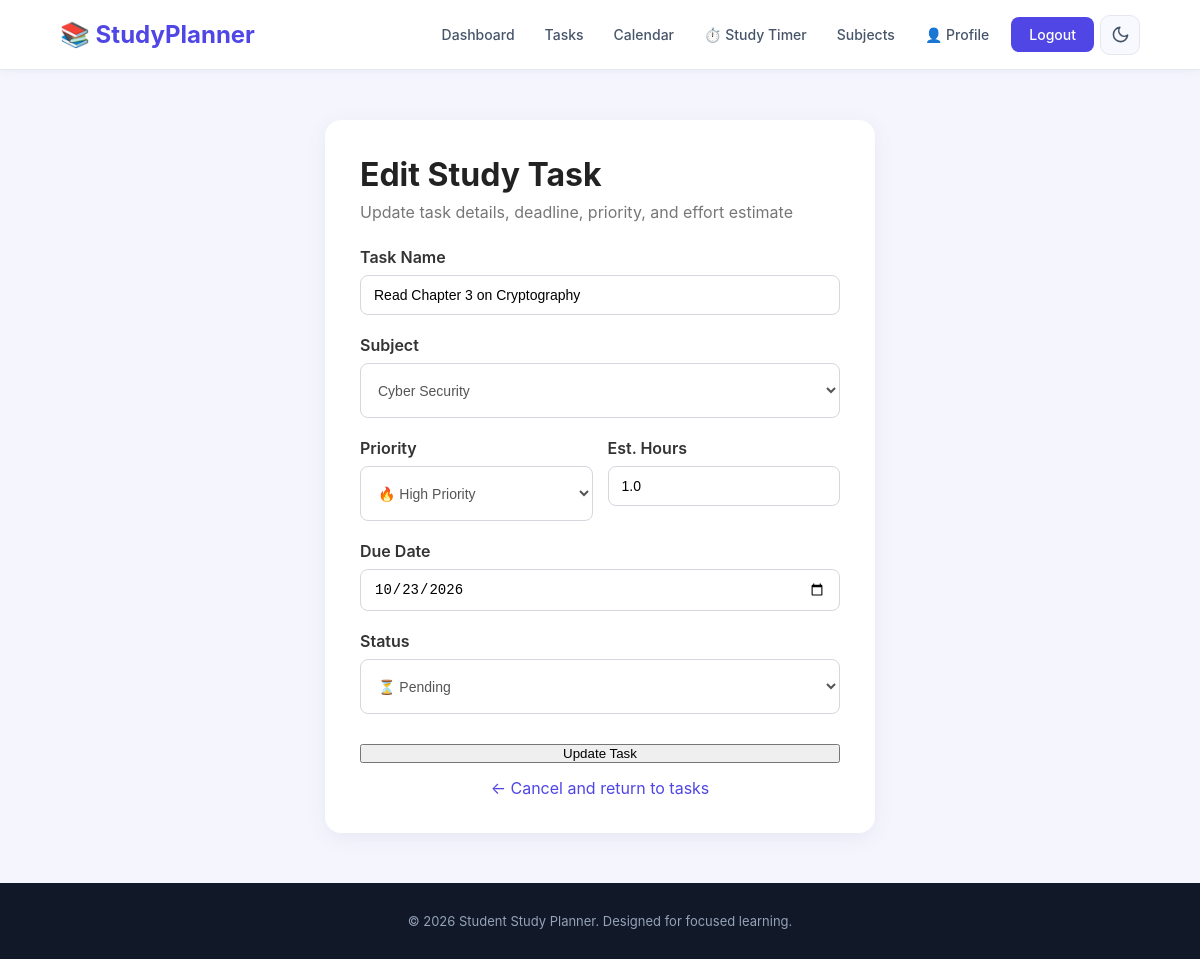
The app's page /edit_task.php?id=3 (signed in) with its own data.
### tables this page shows
CREATE TABLE IF NOT EXISTS `tasks` (
  `id` int(11) NOT NULL AUTO_INCREMENT,
  `user_id` int(11) NOT NULL,
  `subject_id` int(11) NOT NULL,
  `task_name` varchar(200) NOT NULL,
  `due_date` date NOT NULL,
  `priority` enum('low','medium','high') NOT NULL DEFAULT 'medium',
  `estimated_hours` decimal(4,1) NOT NULL DEFAULT 1.0,
  `status` enum('pending','completed') NOT NULL DEFAULT 'pending',
  `created_at` timestamp NOT NULL DEFAULT current_timestamp(),
  PRIMARY KEY (`id`),
  KEY `idx_tasks_user_id` (`user_id`),
  KEY `idx_tasks_subject_id` (`subject_id`),
  KEY `idx_tasks_due_date` (`due_date`),
  KEY `idx_tasks_status` (`status`),
  KEY `idx_tasks_priority` (`priority`),
  CONSTRAINT `fk_tasks_user` FOREIGN KEY (`user_id`)
    REFERENCES `users` (`id`) ON DELETE CASCADE,
  CONSTRAINT `fk_tasks_subject` FOREIGN KEY (`subject_id`)
    REFERENCES `subjects` (`id`) ON DELETE CASCADE
);

### includes/auth.php (called while the page is built, shortened)
<?php
function require_student_login(): int {
    return (int)$_SESSION['user_id'];
}

### includes/functions.php (called while the page is built, shortened)
<?php
function e(?string $value): string {
    return htmlspecialchars($value ?? '', ENT_QUOTES, 'UTF-8');
}

### edit_task.php (the view, shortened to what this page needs)
<?php
require_once __DIR__ . '/config/database.php';
require_once __DIR__ . '/includes/auth.php';
require_once __DIR__ . '/includes/functions.php';
$userId = require_student_login();
$taskId = (int)($_GET["id"] ?? 0);
$stmt = $conn->prepare("
    SELECT id, task_name, subject_id, due_date, status,
           COALESCE(priority, 'medium') AS priority,
           COALESCE(estimated_hours, 1.0) AS estimated_hours
    FROM tasks
    WHERE id = ? AND user_id = ?
    LIMIT 1
");
$stmt->bind_param("ii", $taskId, $userId);
$stmt->execute();
$task = $stmt->get_result()->fetch_assoc();
$subStmt = $conn->prepare("SELECT id, subject_name FROM subjects WHERE user_id = ? ORDER BY subject_name ASC");
$subStmt->bind_param("i", $userId);
$subStmt->execute();
$subjects = $subStmt->get_result();
include __DIR__ . '/includes/header.php';
?>
<div class="form-container">
    <h1>Edit Study Task</h1>
    <p class="form-subtitle">Update task details, deadline, priority, and effort estimate</p>
    <form method="POST" action="edit_task.php?id=<?php echo $taskId; ?>">
        <div class="form-group">
            <label for="task_name">Task Name</label>
            <input
                type="text"
                id="task_name"
                name="task_name"
                value="<?php echo e($_POST['task_name'] ?? $task['task_name']); ?>"
                required
                maxlength="200"
            >
        </div>
        <div class="form-group">
            <label for="subject_id">Subject</label>
            <select id="subject_id" name="subject_id" required>
                <?php
                $currentSubId = (int)($_POST['subject_id'] ?? $task['subject_id']);
                $subjects->data_seek(0);
                while ($sub = $subjects->fetch_assoc()):
                    $selected = ($currentSubId === (int)$sub['id']) ? 'selected' : '';
                ?>
                    <option value="<?php echo (int)$sub['id']; ?>" <?php echo $selected; ?>>
                        <?php echo e($sub['subject_name']); ?>
                    </option>
                <?php endwhile; ?>
            </select>
        </div>
        <div style="display: grid; grid-template-columns: 1fr 1fr; gap: 15px;">
            <div class="form-group">
                <label for="priority">Priority</label>
                <?php $currPriority = $_POST['priority'] ?? $task['priority']; ?>
                <select id="priority" name="priority" required>
                    <option value="high" <?php echo $currPriority === 'high' ? 'selected' : ''; ?>>🔥 High Priority</option>
                </select>
            </div>
            <div class="form-group">
                <label for="estimated_hours">Est. Hours</label>
                <input
                    type="number"
                    id="estimated_hours"
                    name="estimated_hours"
                    min="0.5"
                    max="24"
                    step="0.5"
                    value="<?php echo e($_POST['estimated_hours'] ?? (string)$task['estimated_hours']); ?>"
                    required
                >
            </div>
        </div>
        <div class="form-group">
            <label for="due_date">Due Date</label>
            <input
                type="date"
                id="due_date"
                name="due_date"
                value="<?php echo e($_POST['due_date'] ?? $task['due_date']); ?>"
                required
            >
        </div>
        <div class="form-group">
            <label for="status">Status</label>
            <select id="status" name="status" required>
                <?php $currentStatus = $_POST['status'] ?? $task['status']; ?>
                <option value="pending" <?php echo $currentStatus === 'pending' ? 'selected' : ''; ?>>⏳ Pending</option>
            </select>
        </div>
        <button type="submit" class="register-btn" style="width: 100%; margin-top: 10px;">Update Task</button>
        <a href="tasks.php" class="back-home" style="display:block; text-align: center; margin-top: 15px; color:#4f46e5; text-decoration: none;">← Cancel and return to tasks</a>
    </form>
</div>
<?php
include __DIR__ . '/includes/footer.php';
?>

### css/style.css (style rules this page uses)
* { margin: 0; padding: 0; box-sizing: border-box; }
body { font-family: Arial, sans-serif; background: #f7f8ff; color: #222; }
.form-container { width: 90%; max-width: 550px; margin: 50px auto; background: white; padding: 35px; border-radius: 16px; box-shadow: 0 5px 20px rgba(50, 50, 100, 0.08); }
.form-container h1 { margin-bottom: 8px; color: #222; }
.form-subtitle { color: #777; margin-bottom: 25px; }
.form-group { margin-bottom: 20px; }
.form-group label { display: block; margin-bottom: 8px; font-weight: 600; color: #333; }
.form-group input, .form-group select { width: 100%; box-sizing: border-box; padding: 11px 13px; border: 1px solid #d6d6df; border-radius: 8px; font-size: 14px; outline: none; background: white; }
.form-group select { width: 100%; box-sizing: border-box; padding: 11px 13px; border: 1px solid #d6d6df; border-radius: 8px; font-size: 14px; outline: none; background: white; color: #555; }
form select { width: 100%; box-sizing: border-box; height: 55px; padding: 0 16px; border: 1px solid #d6d6df; border-radius: 8px; background-color: white; color: #555; font-size: 16px; outline: none; cursor: pointer; }

### css/theme.css (style rules this page uses)
:root { --bg: #f5f6fd; --surface: #ffffff; --surface-2: #f8f9ff; --surface-3: #eef0ff; --border: #e5e7f0; --text: #1f2340; --text-2: #475569; --muted: #64748b; --primary: #4f46e5; --primary-600: #4338ca; --primary-soft: #eef0ff; --primary-text: #4f46e5; --input-bg: #ffffff; --shadow: 0 6px 24px rgba(50, 50, 100, 0.07); --shadow-sm: 0 2px 8px rgba(50, 50, 100, 0.05); --green: #16a34a; --green-soft: #e8f8ee; --orange: #ea580c; --orange-soft: #fff1e6; --blue: #2563eb; --blue-soft: #e8f0ff; --red: #dc2626; --red-soft: #fee2e2; --amber: #d97706; --amber-soft: #fff4df; --chart-grid: rgba(100, 116, 139, 0.15); --chart-text: #64748b; color-scheme: light; }
body { background: var(--bg); color: var(--text); font-family: "Inter", "Segoe UI", system-ui, -apple-system, Arial, sans-serif; transition: background 0.25s ease, color 0.25s ease; -webkit-font-smoothing: antialiased; }

### records on screen
tasks: task_name "Read Chapter 3 on Cryptography", due_date "10/23/2026", status "⏳ Pending"

### other values on screen
form field subject_id "Cyber Security"
